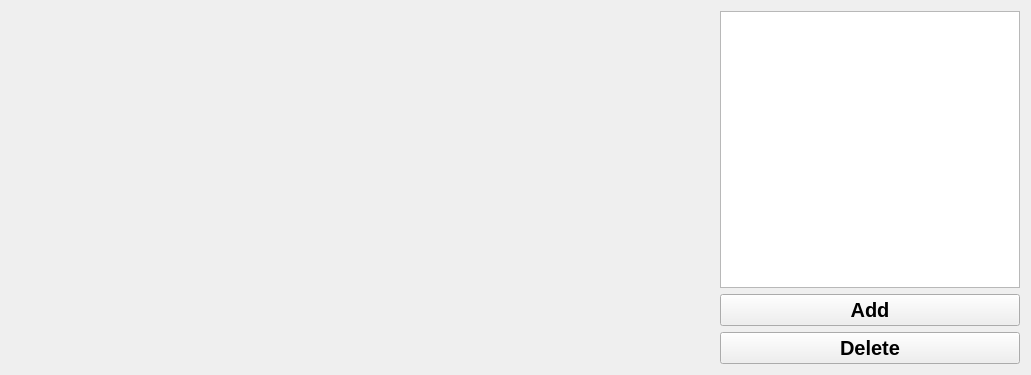
<?xml version="1.0" encoding="UTF-8"?>
<ui version="4.0">
 <class>ChartViewForm</class>
 <widget class="QWidget" name="ChartViewForm">
  <property name="geometry">
   <rect>
    <x>0</x>
    <y>0</y>
    <width>1031</width>
    <height>375</height>
   </rect>
  </property>
  <property name="windowTitle">
   <string>Form</string>
  </property>
  <layout class="QHBoxLayout" name="horizontalLayout">
   <item>
    <widget class="QCustomPlot" name="widgetChart" native="true">
     <property name="sizePolicy">
      <sizepolicy hsizetype="Expanding" vsizetype="Preferred">
       <horstretch>0</horstretch>
       <verstretch>0</verstretch>
      </sizepolicy>
     </property>
     <property name="minimumSize">
      <size>
       <width>0</width>
       <height>0</height>
      </size>
     </property>
    </widget>
   </item>
   <item>
    <layout class="QVBoxLayout" name="verticalLayout">
     <item>
      <widget class="QListWidget" name="listWidget">
       <property name="sizePolicy">
        <sizepolicy hsizetype="Minimum" vsizetype="Expanding">
         <horstretch>0</horstretch>
         <verstretch>0</verstretch>
        </sizepolicy>
       </property>
       <property name="minimumSize">
        <size>
         <width>300</width>
         <height>0</height>
        </size>
       </property>
       <property name="maximumSize">
        <size>
         <width>300</width>
         <height>16777215</height>
        </size>
       </property>
       <property name="font">
        <font>
         <pointsize>20</pointsize>
         <weight>75</weight>
         <bold>true</bold>
        </font>
       </property>
      </widget>
     </item>
     <item>
      <widget class="QPushButton" name="pushButtonAdd">
       <property name="sizePolicy">
        <sizepolicy hsizetype="Minimum" vsizetype="Fixed">
         <horstretch>0</horstretch>
         <verstretch>0</verstretch>
        </sizepolicy>
       </property>
       <property name="minimumSize">
        <size>
         <width>300</width>
         <height>0</height>
        </size>
       </property>
       <property name="maximumSize">
        <size>
         <width>300</width>
         <height>16777215</height>
        </size>
       </property>
       <property name="font">
        <font>
         <pointsize>15</pointsize>
         <weight>75</weight>
         <bold>true</bold>
        </font>
       </property>
       <property name="text">
        <string>Add</string>
       </property>
      </widget>
     </item>
     <item>
      <widget class="QPushButton" name="pushButtonDelete">
       <property name="sizePolicy">
        <sizepolicy hsizetype="Minimum" vsizetype="Fixed">
         <horstretch>0</horstretch>
         <verstretch>0</verstretch>
        </sizepolicy>
       </property>
       <property name="minimumSize">
        <size>
         <width>300</width>
         <height>0</height>
        </size>
       </property>
       <property name="maximumSize">
        <size>
         <width>300</width>
         <height>16777215</height>
        </size>
       </property>
       <property name="font">
        <font>
         <pointsize>15</pointsize>
         <weight>75</weight>
         <bold>true</bold>
        </font>
       </property>
       <property name="text">
        <string>Delete</string>
       </property>
      </widget>
     </item>
    </layout>
   </item>
  </layout>
 </widget>
 <customwidgets>
  <customwidget>
   <class>QCustomPlot</class>
   <extends>QWidget</extends>
   <header>lib/QCustomPlot/qcustomplot.h</header>
   <container>1</container>
  </customwidget>
 </customwidgets>
 <resources/>
 <connections/>
</ui>
